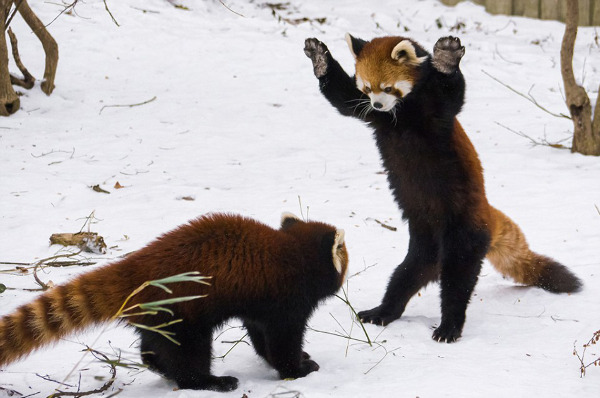
//> input picture class4/class4/raccoon_hw.jpg, 600 x 398 px
$ ./homework4_2   (built with g++ and OpenCV 4)
//> lines starting //> are read from the running program, lines starting //| are printed output that depends on the picture; after the words box and inside, x2 and y2 are one past the last pixel; in counts of white or black regions, pixels touching at a corner belong together
#include <opencv2/core/core.hpp>
#include <opencv2/highgui/highgui.hpp>
#include <opencv2/imgproc/imgproc.hpp>

using namespace std;
cv::Mat show(cv::Mat img);
int main() {

	//读入图片
	cv::Mat image = cv::imread("raccoon_hw.jpg");
//> image is the input picture: 398 rows x 600 cols, CV_8UC3; mean B, G, R 170.6, 170.7, 176.3
	cv::resize(image, image, cv::Size(image.cols/2, image.rows/2));
//> image: 199 rows x 300 cols, CV_8UC3

	cv::Mat R,G,B;
	std::vector<cv::Mat>rgb;
	cv::split(image, rgb);
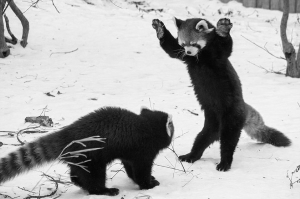
//> rgb[1]: 199 rows x 300 cols, CV_8UC1; min 6, max 247, mean 170.8
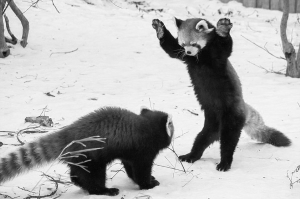
//> rgb[2]: 199 rows x 300 cols, CV_8UC1; min 6, max 247, mean 176.5
	R = rgb[0];
	G = rgb[1];
	B = rgb[2];

	R = show(R);
//> in show, `calcHist(&img, 1, channels, cv::Mat() /*不使用图像作为掩码*/, hist, 1, histsize..`: hist = 256 values, max 3423 at index 240, min 0 at index 0, mean 233.2
//> in show, `cv::minMaxLoc(hist, &minVal, &maxVal, 0, 0);`: maxVal = 3423
//> the loop in show, `for (int h = 0; h < histsize[0]; h++)` made 256 passes
//> (binVal, intensity) on passes 1 to 3: (0, 0), (0, 0), (1, 0)
//> after the loop in show, `for (int h = 0; h < histsize[0]; h++)`:
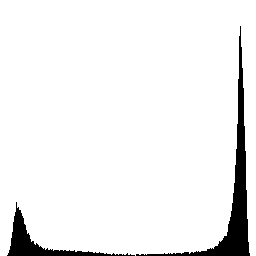
//> hist_img: 256 rows x 256 cols, CV_8UC1; 94.1% white; 2 black regions, box (x1, y1, x2, y2) and area: (136, 26, 250, 256) 2681, (7, 202, 135, 256) 1211
	G = show(G);
//> in show (call 2), `calcHist(&img, 1, channels, cv::Mat() /*不使用图像作为掩码*/, hist, 1, histsize..`: hist = 256 values, max 3252 at index 234, min 0 at index 0, mean 233.2
//> in show (call 2), `cv::minMaxLoc(hist, &minVal, &maxVal, 0, 0);`: maxVal = 3252
//> the loop in show (call 2), `for (int h = 0; h < histsize[0]; h++)` made 256 passes
//> after the loop in show (call 2), `for (int h = 0; h < histsize[0]; h++)`:
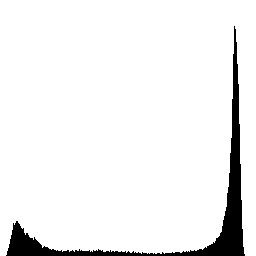
//> hist_img: 256 rows x 256 cols, CV_8UC1; 93.7% white; 1 black region, box (x1, y1, x2, y2) and area: (6, 26, 245, 256) 4109
	B = show(B);
//> in show (call 3), `calcHist(&img, 1, channels, cv::Mat() /*不使用图像作为掩码*/, hist, 1, histsize..`: hist = 256 values, max 3210 at index 235, min 0 at index 0, mean 233.2
//> in show (call 3), `cv::minMaxLoc(hist, &minVal, &maxVal, 0, 0);`: maxVal = 3210
//> the loop in show (call 3), `for (int h = 0; h < histsize[0]; h++)` made 256 passes
//> after the loop in show (call 3), `for (int h = 0; h < histsize[0]; h++)`:
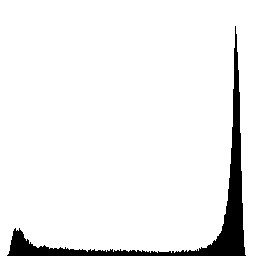
//> hist_img: 256 rows x 256 cols, CV_8UC1; 93.7% white; 1 black region, box (x1, y1, x2, y2) and area: (7, 26, 246, 256) 4160

	cv::Mat show_image(cv::Size(3* R.cols, R.rows), CV_8U);
	//image.copyTo(show_image(cv::Rect(0, 0, image.cols, image.rows)));
	R.copyTo(show_image(cv::Rect(0, 0, R.cols, R.rows)));
//> show_image: 256 rows x 768 cols, CV_8UC1; 31.4% white; 1 white region, box (x1, y1, x2, y2) and area: (0, 0, 256, 256) 61644
	G.copyTo(show_image(cv::Rect(R.cols, 0, R.cols, R.rows)));
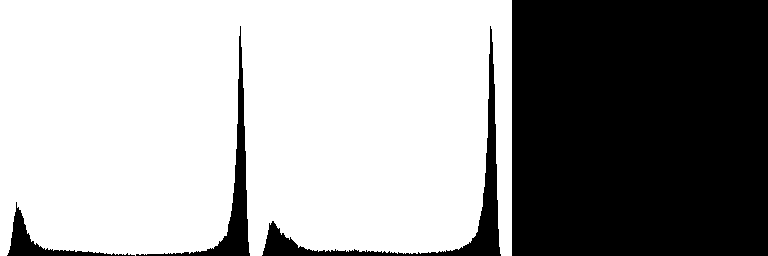
//> show_image: 256 rows x 768 cols, CV_8UC1; 62.6% white; 4 black regions, box (x1, y1, x2, y2) and area: (512, 0, 768, 256) 65536, (262, 26, 501, 256) 4109, (136, 26, 250, 256) 2681, (7, 202, 135, 256) 1211
	B.copyTo(show_image(cv::Rect(2* R.cols, 0, R.cols, R.rows)));
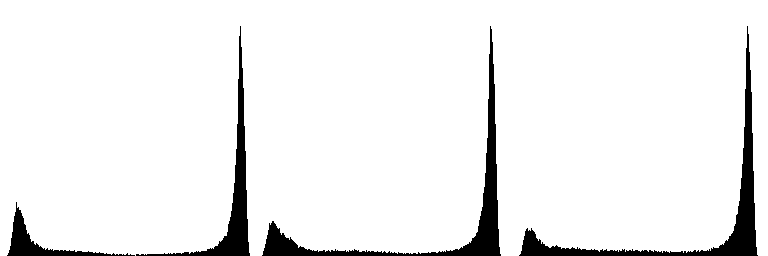
//> show_image: 256 rows x 768 cols, CV_8UC1; 93.8% white; 4 black regions, box (x1, y1, x2, y2) and area: (519, 26, 758, 256) 4160, (262, 26, 501, 256) 4109, (136, 26, 250, 256) 2681, (7, 202, 135, 256) 1211

	vector<int> compression_params;
	compression_params.push_back(CV_IMWRITE_JPEG_QUALITY);
	//在这个填入你要的图片质量，较高的值意味着更小的尺寸和更长的压缩时间
	compression_params.push_back(100);
	cv::imwrite("homework4_2.jpg", show_image, compression_params);

	cv::imshow("show", show_image);
	cv::waitKey(0);
}


cv::Mat show(cv::Mat img) {
	int histsize[] = { 256 }; //项的数量，也就是直方图的高
	float range[] = { 0, 256 }; //像素值的范围
	const float *ranges[] = { range };
	int channels[] = { 0 }; //通道

	cv::Mat hist; //直方图结果
	calcHist(&img, 1, channels, cv::Mat() /*不使用图像作为掩码*/, hist, 1, histsize, ranges);

	//以图形方式显示直方图
	//获取最大值和最小值
	double maxVal = 0;
	double minVal = 0;
	cv::minMaxLoc(hist, &minVal, &maxVal, 0, 0);
	//显示直方图的图像
	cv::Mat hist_img(histsize[0], histsize[0], CV_8U, cv::Scalar(255));
	//设置最高点为图高的90%
	int high_pt = static_cast<int>(0.9*histsize[0]);
	//每个条目绘制一条垂直线
	for (int h = 0; h < histsize[0]; h++) {
		float binVal = hist.at<float>(h);
		//垂直线的高度
		int intensity = static_cast<int>(binVal*high_pt / maxVal);
		//两点之间绘制一条线
		cv::line(hist_img, cv::Point(h, histsize[0]), cv::Point(h, histsize[0] - intensity), cv::Scalar::all(0));
	}
	return hist_img;
}

$ run again, with class4/class4/horses.jpg copied over class4/class4/raccoon_hw.jpg
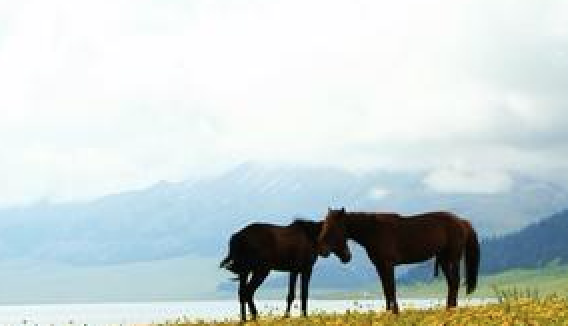
//> input picture class4/class4/horses.jpg, 568 x 326 px
//> image is the input picture: 326 rows x 568 cols, CV_8UC3; mean B, G, R 210.4, 210.9, 200.1
//> image: 163 rows x 284 cols, CV_8UC3
//> hist = 256 values, max 5196 at index 255, min 0 at index 0, mean 180.8
//> maxVal = 5196
//> the loop in show, `for (int h = 0; h < histsize[0]; h++)` made 256 passes
//> (binVal, intensity) on passes 1 to 3: (0, 0), (0, 0), (0, 0)
//> after the loop in show, `for (int h = 0; h < histsize[0]; h++)`:
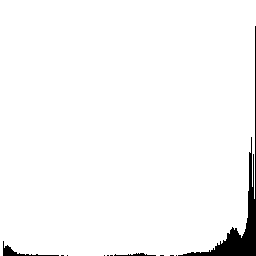
//> hist_img: 256 rows x 256 cols, CV_8UC1; 97.1% white; 11 black regions (8 under 20 px), largest, box (x1, y1, x2, y2) and area: (178, 26, 256, 256) 1669, (3, 241, 59, 256) 169, (114, 253, 156, 256) 64
//> the loop in show (call 2), `for (int h = 0; h < histsize[0]; h++)` made 256 passes
//> `B.copyTo(show_image(cv::Rect(2* R.cols, 0, R.cols, R.rows)));`:
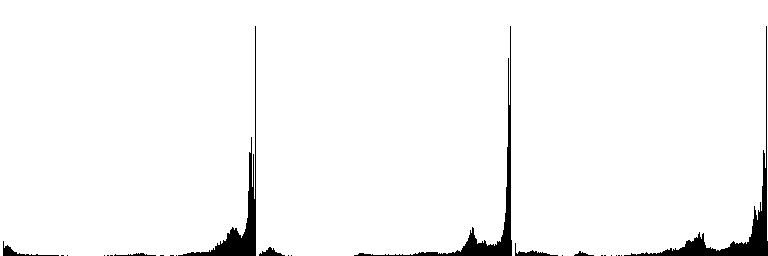
//> show_image: 256 rows x 768 cols, CV_8UC1; 96.9% white; 25 black regions (17 under 20 px), largest, box (x1, y1, x2, y2) and area: (624, 26, 768, 256) 2126, (354, 26, 512, 256) 1744, (178, 26, 256, 256) 1669
